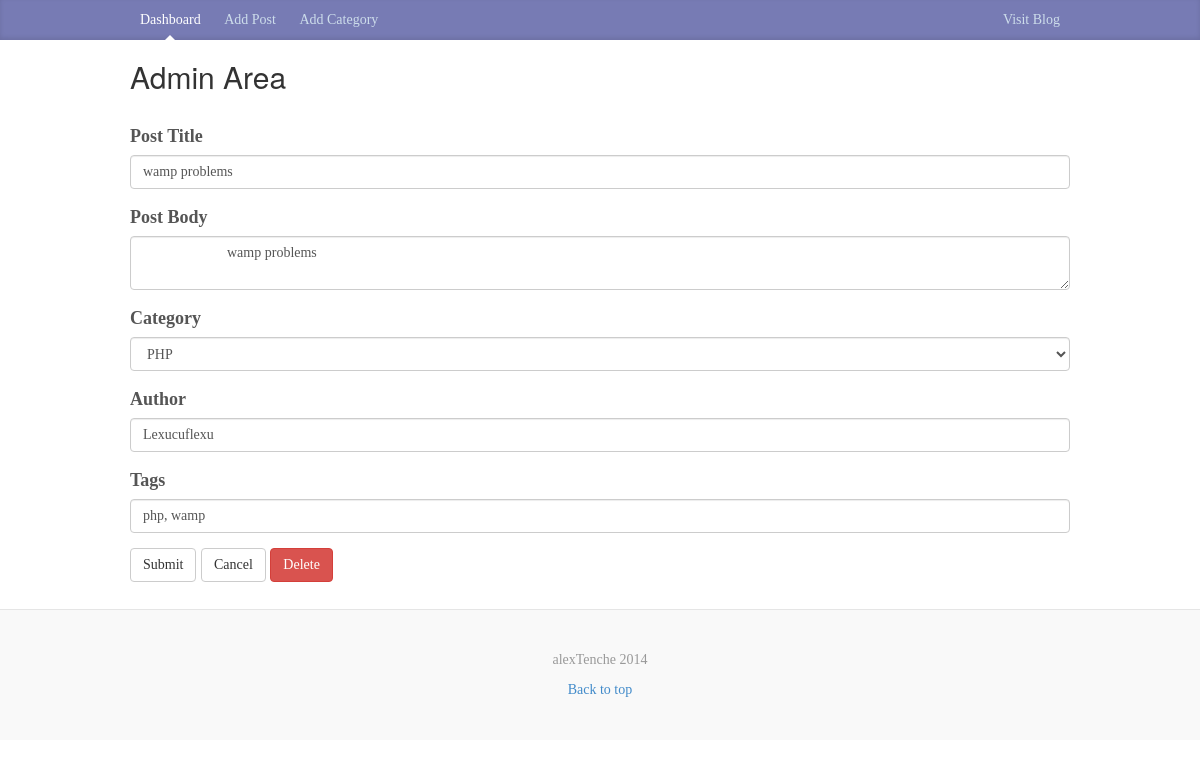
Page /admin/edit_post.php?id=1 on the committed database.
### tables this page shows
CREATE TABLE IF NOT EXISTS `posts` (
  `id` int(11) NOT NULL AUTO_INCREMENT,
  `title` varchar(255) NOT NULL,
  `body` text NOT NULL,
  `category` varchar(100) NOT NULL,
  `author` varchar(100) NOT NULL,
  `tags` varchar(255) NOT NULL,
  `date` timestamp NOT NULL DEFAULT CURRENT_TIMESTAMP,
  PRIMARY KEY (`id`)
);

### libraries/Database.php (called while the page is built, shortened)
<?php
class Database{
	public $host = DB_HOST;
	public $username = DB_USER;
	public $password = DB_PASS;
	public $db_name = DB_NAME;
	public $link;
	private function connect(){
		$this->link = new mysqli($this->host, $this->username, $this->password, $this->db_name);
	}
	public function select($query){
		$result = $this->link->query($query) or die($this->link->error.__LINE__);
		if($result->num_rows > 0){
			return $result;
		} else {
			return false;
		}
	}
}

### admin/edit_post.php (the view, shortened to what this page needs)
<?php include 'includes/header.php'; ?>
<?php
	$id = $_GET['id'];
	$db = new Database();
	$query = "SELECT * FROM posts WHERE id = ".$id;
	$post = $db->select($query)->fetch_assoc();
	$query = "SELECT * FROM categories";
	$categories = $db->select($query);
?>
<form role="form" method="post" action="edit_post.php?id=<?php echo $id; ?>">
	<div class="form-group">
		<label>Post Title</label>
		<input name="title" type="text" class="form-control" placeholder="Enter Title" value="<?php echo $post['title']; ?>">
	</div>
	<div class="form-group">
		<label>Post Body</label>
		<textarea name="body" type="text" class="form-control" placeholder="Enter Post Body">
			<?php echo $post['body']; ?>
		</textarea>
	</div>
	<div class="form-group">
		<label>Category</label>
		<select name="category" class="form-control">
			<?php while($row = $categories->fetch_assoc()) : ?>
			<?php if($row['id'] == $post['category']) {
				$selected = 'selected';
			} else {
				$selected = '';
			}?>
			<option value="<?php echo $row['id']; ?>" <?php echo $selected; ?>><?php echo $row['name']?></option>
			<?php endwhile; ?>
		</select>
	</div>
	<div class="form-group">
		<label>Author</label>
		<input name="author" type="text" class="form-control" placeholder="Enter Author Name" value="<?php echo $post['author']; ?>">
	</div>
	<div class="form-group">
		<label>Tags</label>
		<input name="tags" type="text" class="form-control" placeholder="Enter Tags" value="<?php echo $post['tags']; ?>">
	</div>
	<div>
	<input name="submit" type="submit" class="btn btn-default" value="Submit" />
	<a href="index.php" class="btn btn-default">Cancel</a>
	<input name="delete" type="submit" class="btn btn-danger" value="Delete" />
	</div>
	<br>
</form>
<?php include 'includes/footer.php'; ?>

### css/custom.css (style rules this page uses)
body { font-family: Georgia, "Times New Roman", Times, serif; color: #555; }

### rows in the picture
posts: title "wamp problems", body "wamp problems", author "Lexucuflexu", tags "php, wamp"

### other values in the picture
form field category "PHP"
